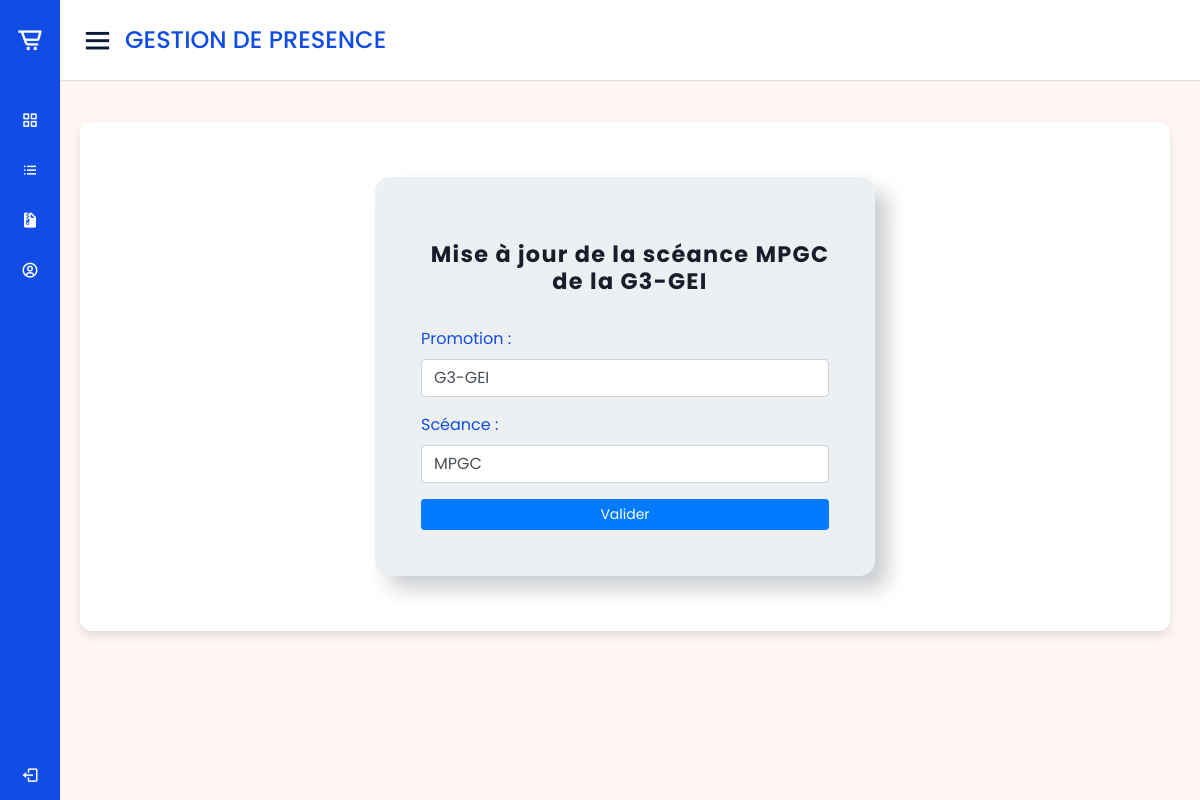
/update_sceance/3/ (signed in), run on the app's committed database.
### gestion_presence/models.py (models this page shows, shortened)
class Sceance(models.Model):
    enseignant = models.ForeignKey(Enseignant, on_delete=models.CASCADE)
    promotion = models.CharField(max_length=30)
    cours = models.CharField(max_length=30)
    date_create = models.DateField(auto_now_add=True)

### gestion_presence/views.py (the view)
# urls.py: path('update_sceance/<int:id>/', vues.update_sceance, name='update_sceance'),
@login_required
def update_sceance(request, id):
    try:
        sceance = Sceance.objects.get(id=id)
        if request.method == 'POST':
            sceance_form = SceanceForm(request.POST, instance=sceance)
            if sceance_form.is_valid():
                sceance_form.save()
                messages.success(request, f"La mise à jour de la scéance {sceance.cours} de la {sceance.promotion} a été effectuée avec succès")
                return redirect('presence:index')
        else:
            sceance_form = SceanceForm(instance=sceance)
        context = {
            'sceance_form': sceance_form,
            'sceance': sceance,
        }
        return render(request, 'forms/update_sceance.html', context)
    except Exception as e:
        error_html = f"<html><body><h2>Error system: {e}</h2></body></html>"
        return HttpResponse(error_html)

### gestion_presence/forms.py
class SceanceForm(forms.ModelForm):
    promotion = forms.CharField(label='Promotion', widget=forms.TextInput(attrs={
        'class': "form-control mb-3",
        'placeholder':"Ex: G3-GEI-FSTA"
    }))
    cours = forms.CharField(label='Scéance', widget=forms.TextInput(attrs={
        'class': "form-control mb-3",
        'placeholder':"Ex: Base des données"
    }))
    class Meta:
        model = Sceance
        fields = ('promotion', 'cours')

### templates/forms/update_sceance.html (shortened to what this page needs)
{% extends 'layouts/base.html' %}
{% block content %}
    <div class="wrapper">
        <h1 class="text-center mt-4 name">
            Mise à jour de la scéance {{sceance.cours}} de la {{sceance.promotion}}
        </h1>
        <form action="" method="post" enctype="multipart/form-data" class="p-3 mt-3">
            {% for field in sceance_form %}
                <div class="form-group">
                    {{ field.label_tag }}
                    {{ field }}
                </div>
            {% endfor %}
            <button type="submit" class="btn btn-primary btn-sm btn-block">Valider</button>
        </form>
    </div>
{% endblock content %}

### static/css/style.css (style rules this page uses)
* { margin: 0; padding: 0; box-sizing: border-box; font-family: 'Poppins', sans-serif; }
.wrapper { max-width: 500px; min-height: 100%; margin: 40px auto; padding: 40px 30px 30px 30px; background-color: #ecf0f3; border-radius: 15px; box-shadow: 13px 13px 20px #cbced1, -13px -13px 20px #fff; }
.wrapper .name { font-weight: bold; font-size: 1.4rem; letter-spacing: 1.3px; padding-left: 10px; color: #181d2b; }

### data on the page
Sceance: cours "MPGC", promotion "G3-GEI", sceance_form "G3-GEI" "MPGC"

### other printed values
{{ field.label_tag }} "Promotion :" "Scéance :"
